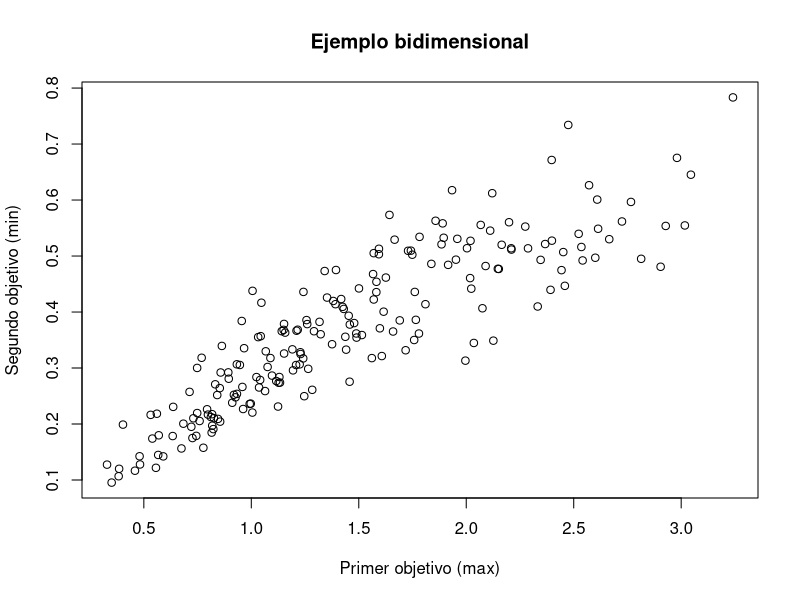
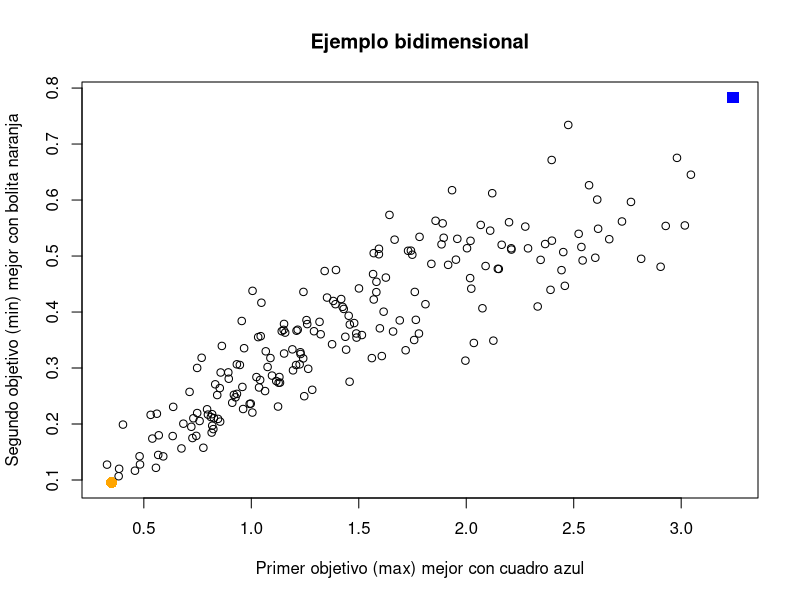
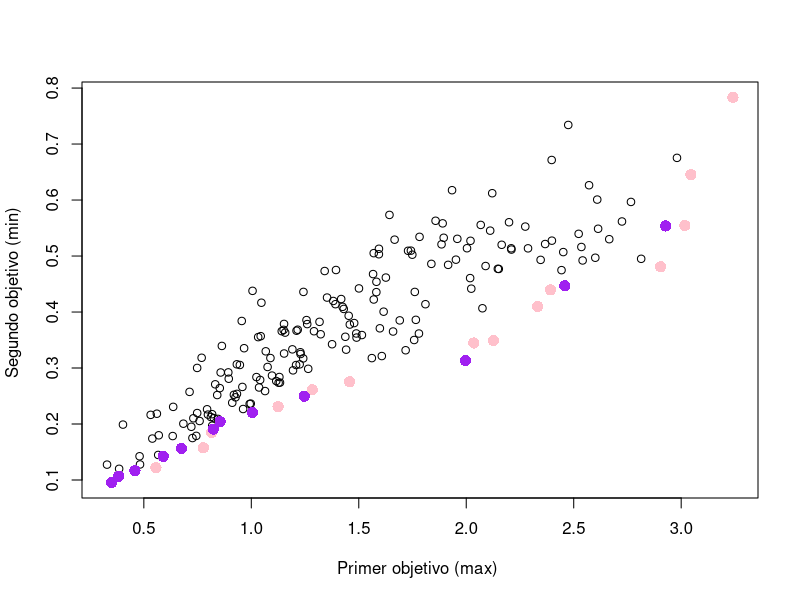

R code for these plots, in order:
#Práctica 11: frentes de Pareto. Reto 1. Código base en Ref. [1,3].

pick.one <- function(x) {
  if (length(x) == 1) {
    return(x)
  } else {
    return(sample(x, 1))
  }
}

poli <- function(maxdeg, varcount, termcount) {
  f <- data.frame(variable=integer(), coef=integer(), degree=integer())
  for (t in 1:termcount) {
    var <- pick.one(1:varcount)
    deg <- pick.one(1:maxdeg)
    f <-  rbind(f, c(var, runif(1), deg))
  }
  names(f) <- c("variable", "coef", "degree")
  return(f)
}

eval <- function(pol, vars, terms) {
  value <- 0.0
  for (t in 1:terms) {
    term <- pol[t,]
    value <-  value + term$coef * vars[term$variable]^term$degree
  }
  return(value)
}

domin.by <- function(target, challenger) {
  if (sum(challenger < target) > 0) {
    return(FALSE) # hay empeora
  } # si no hay empeora, vemos si hay mejora
  return(sum(challenger > target) > 0)
}

vc <- 4
md <- 3
tc <- 5
k <- 2 # cuantas funciones objetivo
obj <- list()
for (i in 1:k) {
  obj[[i]] <- poli(md, vc, tc)
}
minim <- (runif(k) > 0.5)
sign <- (1 + -2 * minim)
n <- 200 # cuantas soluciones aleatorias
sol <- matrix(runif(vc * n), nrow=n, ncol=vc)
val <- matrix(rep(NA, k * n), nrow=n, ncol=k)
for (i in 1:n) { # evaluamos las soluciones
  for (j in 1:k) { # para todos los objetivos
    val[i, j] <- eval(obj[[j]], sol[i,], tc)
  }
}
mejor1 <- which.max(sign[1] * val[,1])
mejor2 <- which.max(sign[2] * val[,2])
cual <- c("max", "min")
xl <- paste("Primer objetivo (", cual[minim[1] + 1], ")", sep="")
yl <- paste("Segundo objetivo (", cual[minim[2] + 1], ")", sep="")
png("p11_init.png")
plot(val[,1], val[,2], xlab=xl, ylab=yl, main="Ejemplo bidimensional")
graphics.off()
png("p11_mejores.png")
plot(val[,1], val[,2], xlab=paste(xl, "mejor con cuadro azul"),
     ylab=paste(yl,"mejor con bolita naranja"),
     main="Ejemplo bidimensional")
points(val[mejor1, 1], val[mejor1, 2], col="blue", pch=15, cex=1.5)
points(val[mejor2, 1], val[mejor2, 2], col="orange", pch=16, cex=1.5)
graphics.off()
no.dom <- logical()
for (i in 1:n) {
  d <- logical()
  for (j in 1:n) {
    d <- c(d, domin.by(sign * val[i,], sign * val[j,]))
  }
  no.dom <- c(no.dom, sum(d) == 0) # nadie le domina
}
frente <- subset(val, no.dom) # solamente las no dominadas
p=0.6
subconjunto=frente[c(round(runif(round(dim(frente)[1]*p), min = 1, max = dim(frente)[1]))),]

png("p11-frente-subcj.png")
plot(val[,1], val[,2], xlab=paste(xl,""),
     ylab=paste(yl,""))
points(frente[,1], frente[,2], col="pink", pch=16, cex=1.5)
points(subconjunto[,1], subconjunto[,2], col="purple", pch=16, cex=1.5)
graphics.off()